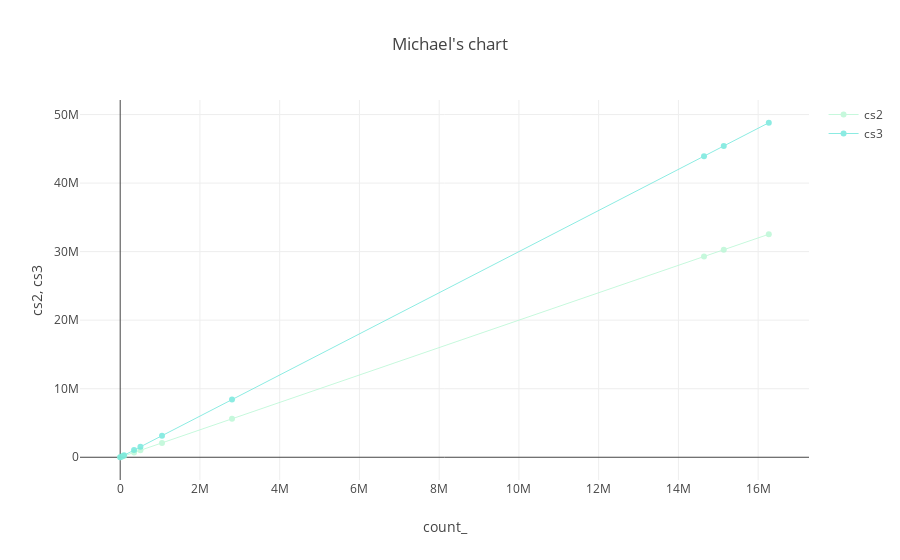
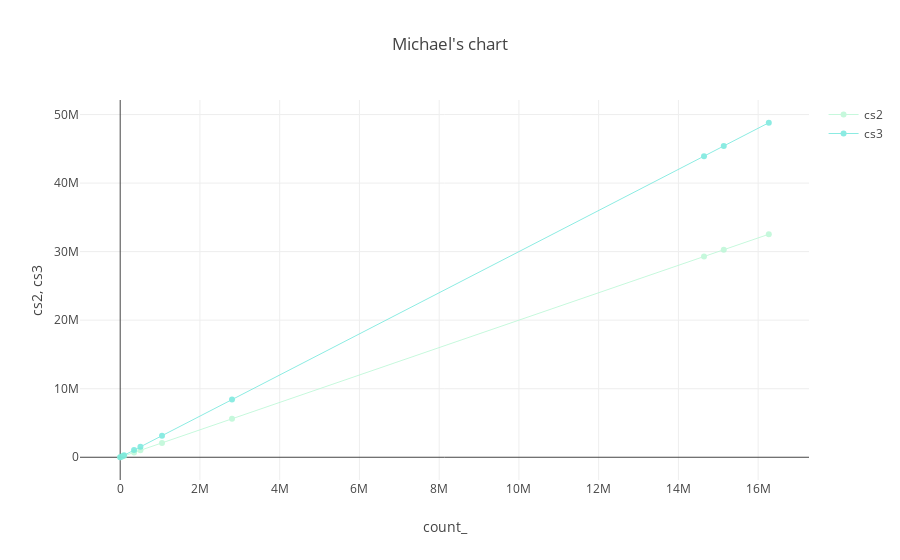

The cell these charts' notebook holds for them, in order:
### Code cell
%kql PageViews | summarize count() by Language | limit 10 | extend cs2 = 2 * count_ | extend cs3 = 3 * count_ | render linechart title="Michael's chart"
%kql PageViews | summarize count() by Language | limit 10 | extend cs2 = 2 * count_ | extend cs3 = 3 * count_ | render linechart title="Michael's chart"

### Figure 1 — Plotly figure (JSON) as saved in the notebook; plotly's stock layout.template omitted (floating-point values rounded to 4 significant figures)
{"data": [{"line": {"color": "rgb(184, 247, 212)", "width": 1}, "name": "cs2", "opacity": 0.8, "type": "scatter", "x": [36, 54276, 95190, 347922, 507336, 1048386, 2804334, 14641824, 15137646, 16266774], "y": [72, 108552, 190380, 695844, 1014672, 2096772, 5608668, 29283648, 30275292, 32533548]}, {"line": {"color": "rgb(111, 231, 219)", "width": 1}, "name": "cs3", "opacity": 0.8, "type": "scatter", "x": [36, 54276, 95190, 347922, 507336, 1048386, 2804334, 14641824, 15137646, 16266774], "y": [108, 162828, 285570, 1043766, 1522008, 3145158, 8413002, 43925472, 45412938, 48800322]}], "layout": {"showlegend": true, "title": "Michael's chart", "xaxis": {"title": "count_"}, "yaxis": {"title": "cs2, cs3", "type": "linear"}}}

### Figure 2 — Plotly figure (JSON) as saved in the notebook; plotly's stock layout.template omitted (floating-point values rounded to 4 significant figures)
{"data": [{"line": {"color": "rgb(184, 247, 212)", "width": 1}, "name": "cs2", "opacity": 0.8, "type": "scatter", "x": [36, 54276, 95190, 347922, 507336, 1048386, 2804334, 14641824, 15137646, 16266774], "y": [72, 108552, 190380, 695844, 1014672, 2096772, 5608668, 29283648, 30275292, 32533548]}, {"line": {"color": "rgb(111, 231, 219)", "width": 1}, "name": "cs3", "opacity": 0.8, "type": "scatter", "x": [36, 54276, 95190, 347922, 507336, 1048386, 2804334, 14641824, 15137646, 16266774], "y": [108, 162828, 285570, 1043766, 1522008, 3145158, 8413002, 43925472, 45412938, 48800322]}], "layout": {"showlegend": true, "title": "Michael's chart", "xaxis": {"title": "count_"}, "yaxis": {"title": "cs2, cs3", "type": "linear"}}}
